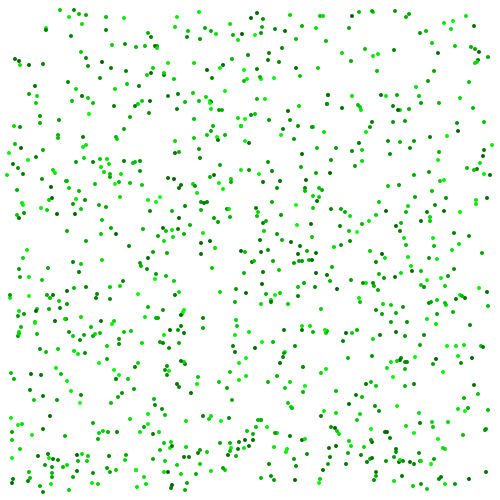
Frame 1 (no input)
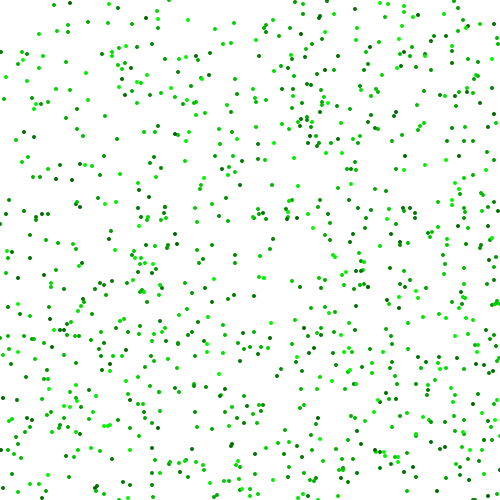
Frame 60 (the mouse pressed at the canvas centre just before this capture)
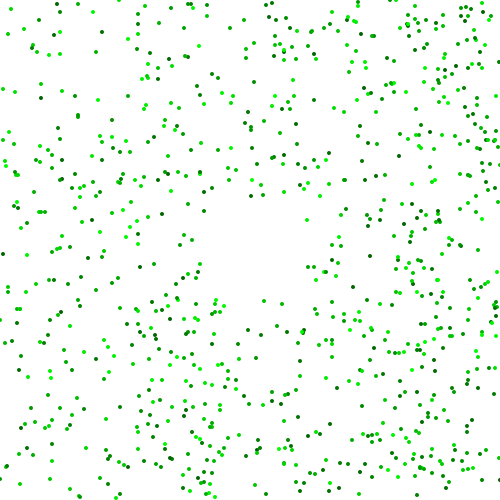
Frame 120 (the mouse held since frame 60 and released just before this capture)

The Processing sketch that drew these frames (run headless with seeded random() and noise(); from frame 60 on, the mouse is pressed at the canvas centre):

// Processing sketch: eating_balls_
// ── eating_balls_.pde
int numBalls = 1000; 
int buffer = 10; 

int ballSize = 2; 
int eatRadius= 50; 


int[] ballsX= new int[numBalls]; 
int[] ballsY= new int[numBalls]; 

int[] speedX= new int[numBalls]; 
int[] speedY= new int[numBalls]; 

int[] radii= new int[numBalls]; 

color[] baseColor= new int[numBalls]; 
int[] opacity= new int[numBalls]; 
color[] drawColor= new int[numBalls]; 

void setup() {
  size(500, 500); 
  noStroke(); 
  
  for( int i= 0; i< numBalls; i++) {
    ballsX[i]= int(random(buffer, width- buffer)); 
    ballsY[i]= int(random(buffer, height- buffer)); 
    
    speedX[i] = int(random(-5,5)); 
    speedY[i] = int(random(-5,5)); 
    
    if(speedX[i] ==0){
      speedX[i]=1;
    }
     if(speedX[i] ==0){
      speedY[i]=1;
    }
    radii[i] = ballSize; 
    baseColor[i] = color(0, int(random(100, 255)), 0); 
    opacity[i] =255; 
    drawColor[i]= color(baseColor[i], opacity[i]); 
  }
}

void draw(){
  background(255); 
  for(int i= 0; i< numBalls; i++){
    ballsX[i] = ballsX[i] + speedX[i]; 
    ballsY[i] = ballsY[i] + speedY[i]; 
  }
  
  for (int i= 0; i<numBalls; i++) {
    if(ballsX[i]<0){
      speedX[i] = speedX[i] * -1; 
      ballsX[i]= 0; 
    }
    if(ballsX[i]>width){
      speedX[i] = speedX[i] * -1; 
      ballsX[i]= width; 
    }
     if(ballsY[i]<0){
      speedY[i] = speedY[i] * -1; 
      ballsY[i]= 0; 
    }
    if(ballsY[i]>height){
      speedY[i] = speedY[i] * -1; 
      ballsY[i]= height; 
    }
  }
  for (int i= 0; i<numBalls; i++) {
    if (dist(ballsX[i], ballsY[i], mouseX, mouseY)<eatRadius) {
      opacity[i] = 0 ;
    }
  }
  if (keyPressed) { 
    for(int i = 0; i <numBalls; i++) {
      opacity[i] = 255; 
    }
   }
  
  
  for(int i = 0; i< numBalls; i++) {
    drawColor[i] = color(baseColor[i], opacity[i]);
    fill(drawColor[i]); 
    ellipse(ballsX[i], ballsY[i], radii[i]*2, radii[i]*2); 
  }
  }
